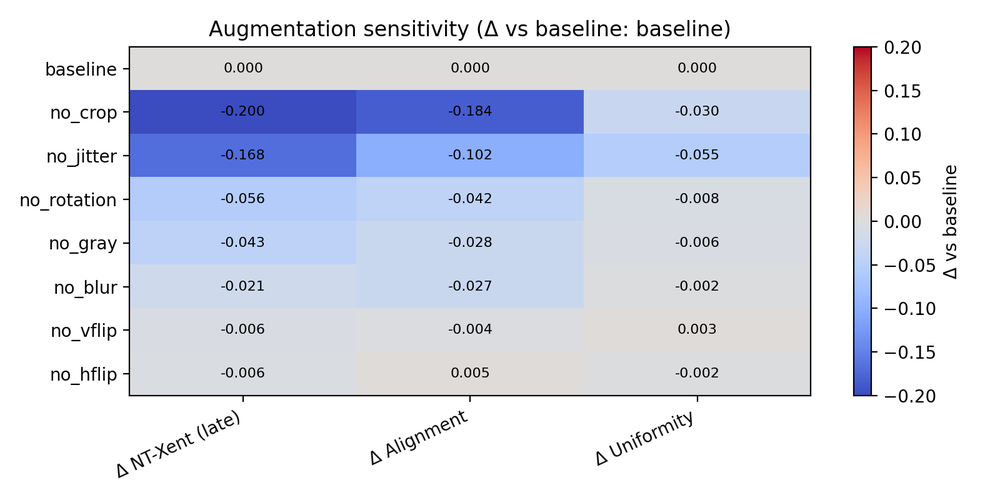
#> input picture pretrain/aug_ablation/runs/aug_sensitivity/_heatmaps/aug_sensitivity_heatmap_deltas.png, 1000 x 500 px, shrunk from 1600 x 800 before the run
$ python -i edge_detectors.py   (imports and definitions only)   (older library calls are emulated)
#> lines starting #> are read from the running program, lines starting #| are printed output that depends on the picture
import cv2
import numpy as np

# Sobel edge detector
def sobel_detector(image):
    gray_image = cv2.cvtColor(image, cv2.COLOR_RGB2GRAY)
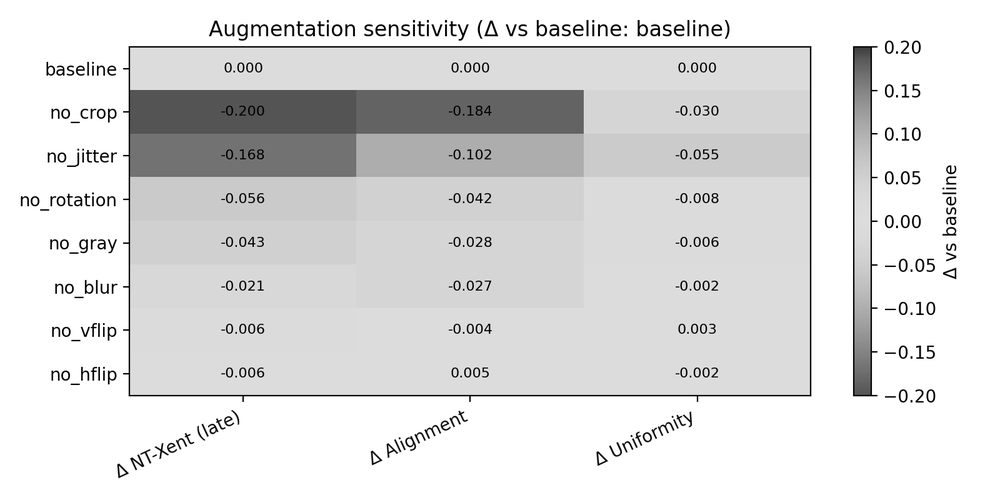
#> gray_image: shape (500, 1000); min 0, max 255, mean 220.7
    blurred_image = cv2.GaussianBlur(gray_image, (3, 3), 0)

    sobelx = cv2.Sobel(blurred_image, cv2.CV_64F, 1, 0, ksize=3)
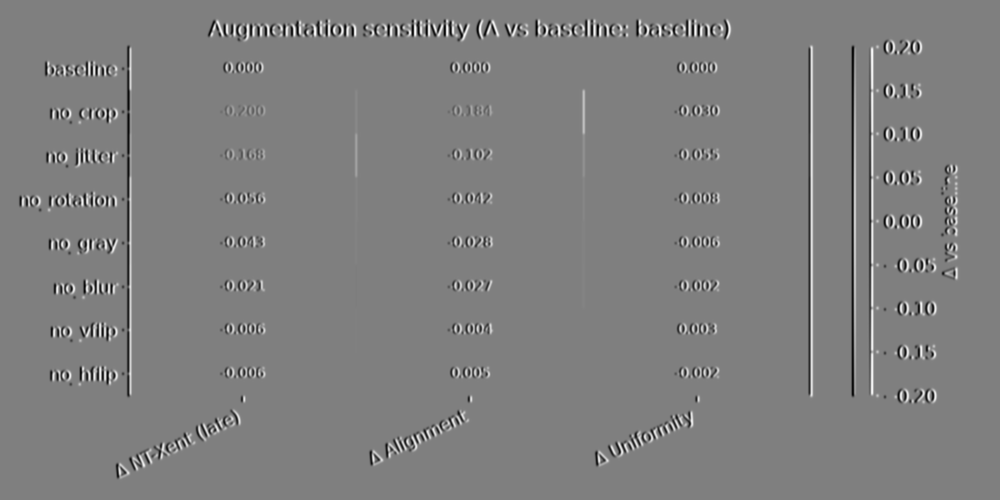
#> sobelx: shape (500, 1000) float64; min -738, max 733, mean 0; drawn with min black and max white
    sobely = cv2.Sobel(blurred_image, cv2.CV_64F, 0, 1, ksize=3)
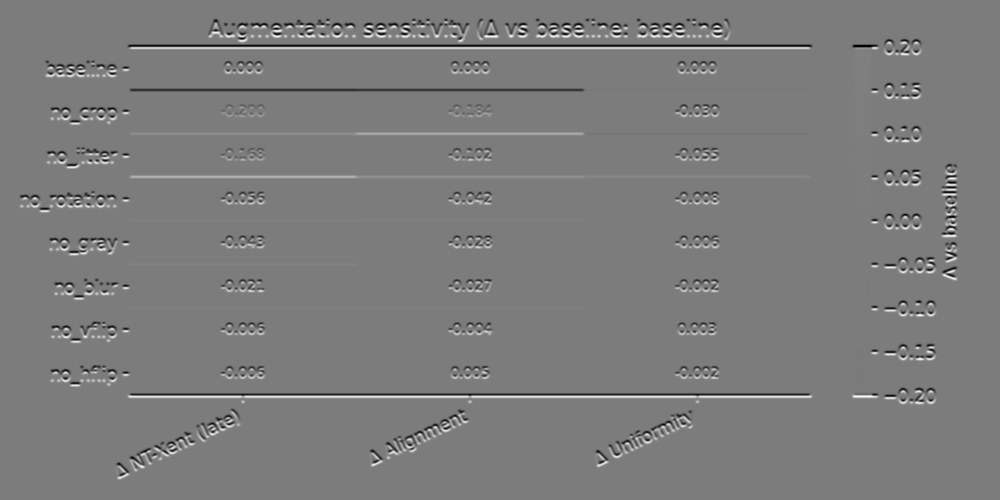
#> sobely: shape (500, 1000) float64; min -672, max 701, mean 0; drawn with min black and max white

    mag = np.sqrt(sobelx**2 + sobely**2)
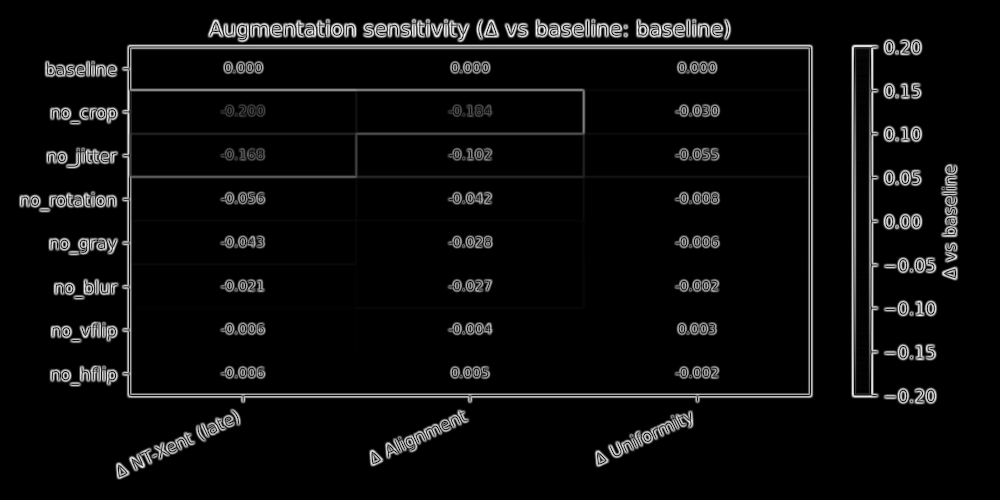
#> mag: shape (500, 1000) float64; min 0, max 754.4, mean 39.5; drawn with min black and max white

    # NORM_MINMAX prebacuje sve u [0,1]
    mag_norm = cv2.normalize(mag, None, alpha=0.0, beta=1.0, norm_type=cv2.NORM_MINMAX, dtype=cv2.CV_32F)
    return mag_norm  # već float32

# Canny edge detector
def canny_detector(image):
    gray_image = cv2.cvtColor(image, cv2.COLOR_RGB2GRAY)
    blurred_image = cv2.GaussianBlur(gray_image, (5, 5), 1.4)

    return cv2.Canny(blurred_image, threshold1=100, threshold2=200)

# Prewitt edge detector
def prewitt_detector(image):
    gray_image = cv2.cvtColor(image, cv2.COLOR_RGB2GRAY)

    # Apply horizontal Prewitt kernel
    kernel_x = np.array([[-1, 0, 1],
                         [-1, 0, 1],
                         [-1, 0, 1]])
    horizontal_edges = cv2.filter2D(gray_image, -1, kernel_x)

    # Apply vertical Prewitt kernel
    kernel_y = np.array([[-1, -1, -1],
                         [0, 0, 0],
                         [1, 1, 1]])
    vertical_edges = cv2.filter2D(gray_image, -1, kernel_y)
    # Ensure both arrays have the same data type
    horizontal_edges = np.float32(horizontal_edges)
    vertical_edges = np.float32(vertical_edges)

    # Compute gradient magnitude
    gradient_magnitude = cv2.magnitude(horizontal_edges, vertical_edges)

    # Optional: Apply thresholding to highlight edges
    threshold = 50
    _, edges = cv2.threshold(gradient_magnitude, threshold, 255, cv2.THRESH_BINARY)

    return edges

# Laplacian edge detector
def laplacian_detector(image):
    gray_image = cv2.cvtColor(image, cv2.COLOR_RGB2GRAY)
    blurred_image = cv2.GaussianBlur(gray_image, (3, 3), 0)

    laplacian = cv2.Laplacian(blurred_image, cv2.CV_64F)

    return cv2.convertScaleAbs(laplacian)

>>> import cv2
>>> picture = cv2.cvtColor(cv2.imread('../pretrain/aug_ablation/runs/aug_sensitivity/_heatmaps/aug_sensitivity_heatmap_deltas.png'), cv2.COLOR_BGR2RGB)
>>> result = sobel_detector(picture)
